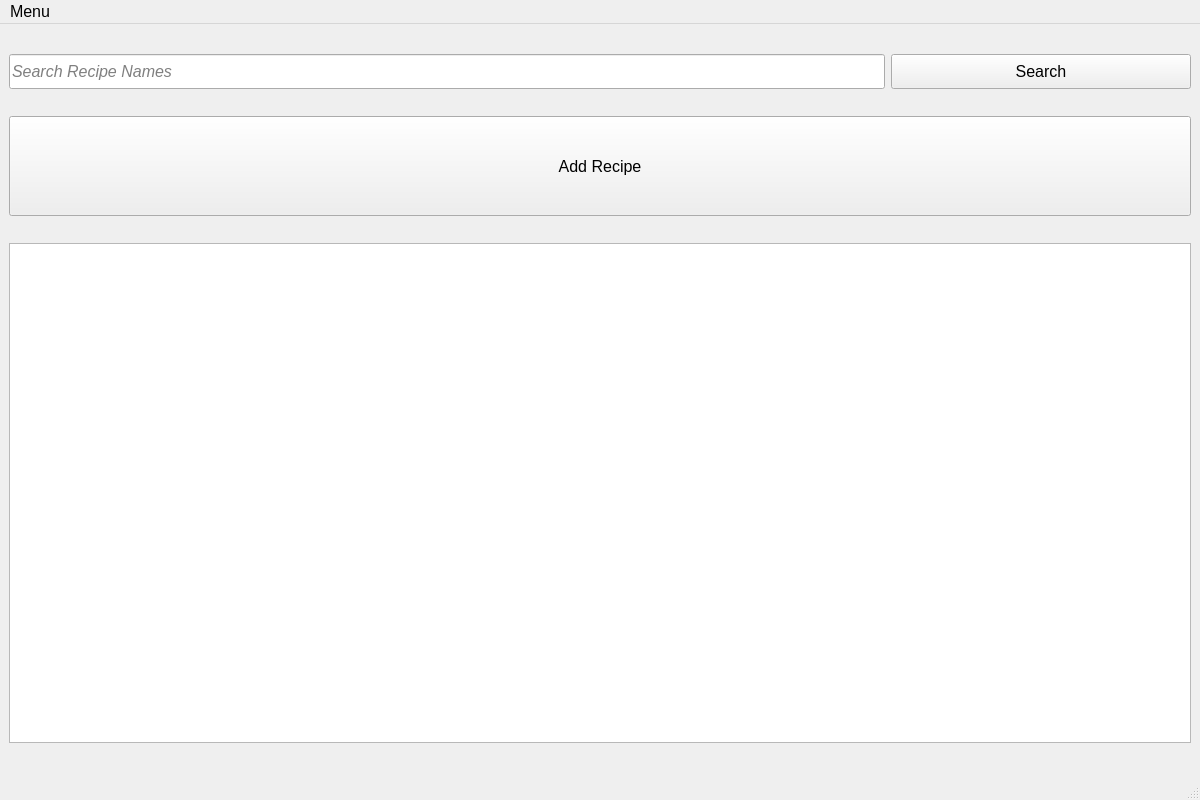
<?xml version="1.0" encoding="UTF-8"?>
<ui version="4.0">
 <class>HomePage</class>
 <widget class="QMainWindow" name="HomePage">
  <property name="geometry">
   <rect>
    <x>0</x>
    <y>0</y>
    <width>1200</width>
    <height>800</height>
   </rect>
  </property>
  <property name="minimumSize">
   <size>
    <width>800</width>
    <height>600</height>
   </size>
  </property>
  <property name="baseSize">
   <size>
    <width>1200</width>
    <height>800</height>
   </size>
  </property>
  <property name="font">
   <font>
    <family>Segoe UI</family>
    <pointsize>12</pointsize>
   </font>
  </property>
  <property name="windowTitle">
   <string>HomePage</string>
  </property>
  <property name="animated">
   <bool>false</bool>
  </property>
  <widget class="QWidget" name="centralwidget">
   <layout class="QVBoxLayout" name="verticalLayout">
    <item>
     <layout class="QHBoxLayout" name="horizontalLayout">
      <item>
       <widget class="QLineEdit" name="searchLine">
        <property name="minimumSize">
         <size>
          <width>0</width>
          <height>35</height>
         </size>
        </property>
        <property name="maximumSize">
         <size>
          <width>16777215</width>
          <height>35</height>
         </size>
        </property>
        <property name="font">
         <font>
          <italic>true</italic>
         </font>
        </property>
        <property name="placeholderText">
         <string>Search Recipe Names</string>
        </property>
       </widget>
      </item>
      <item>
       <widget class="QPushButton" name="mainSearchButton">
        <property name="minimumSize">
         <size>
          <width>300</width>
          <height>35</height>
         </size>
        </property>
        <property name="maximumSize">
         <size>
          <width>16777215</width>
          <height>35</height>
         </size>
        </property>
        <property name="text">
         <string>Search</string>
        </property>
        <property name="icon">
         <iconset>
          <normalon>:/resources/icons/magnifier.png</normalon>
         </iconset>
        </property>
        <property name="iconSize">
         <size>
          <width>30</width>
          <height>30</height>
         </size>
        </property>
       </widget>
      </item>
     </layout>
    </item>
    <item>
     <widget class="QPushButton" name="addRecipeButton">
      <property name="minimumSize">
       <size>
        <width>0</width>
        <height>100</height>
       </size>
      </property>
      <property name="font">
       <font>
        <family>Segoe UI</family>
        <pointsize>12</pointsize>
       </font>
      </property>
      <property name="text">
       <string>Add Recipe</string>
      </property>
      <property name="icon">
       <iconset>
        <normalon>:/resources/icons/plus.png</normalon>
       </iconset>
      </property>
      <property name="iconSize">
       <size>
        <width>30</width>
        <height>30</height>
       </size>
      </property>
     </widget>
    </item>
    <item>
     <widget class="QListWidget" name="recipeList">
      <property name="sizePolicy">
       <sizepolicy hsizetype="Expanding" vsizetype="MinimumExpanding">
        <horstretch>0</horstretch>
        <verstretch>0</verstretch>
       </sizepolicy>
      </property>
      <property name="minimumSize">
       <size>
        <width>0</width>
        <height>500</height>
       </size>
      </property>
      <property name="maximumSize">
       <size>
        <width>16777215</width>
        <height>500</height>
       </size>
      </property>
      <property name="frameShadow">
       <enum>QFrame::Raised</enum>
      </property>
      <property name="spacing">
       <number>0</number>
      </property>
     </widget>
    </item>
   </layout>
  </widget>
  <widget class="QStatusBar" name="statusbar"/>
  <widget class="QMenuBar" name="menuBar">
   <property name="geometry">
    <rect>
     <x>0</x>
     <y>0</y>
     <width>1200</width>
     <height>21</height>
    </rect>
   </property>
   <widget class="QMenu" name="menuMenu">
    <property name="title">
     <string>Menu</string>
    </property>
    <addaction name="actionNew_Recipe"/>
    <addaction name="actionSearch"/>
   </widget>
   <addaction name="menuMenu"/>
  </widget>
  <action name="actionNew_Recipe">
   <property name="icon">
    <iconset resource="Resources.qrc">
     <normaloff>:/resources/icons/plus.png</normaloff>:/resources/icons/plus.png</iconset>
   </property>
   <property name="text">
    <string>Add Recipe</string>
   </property>
  </action>
  <action name="actionSearch">
   <property name="icon">
    <iconset resource="Resources.qrc">
     <normaloff>:/resources/icons/magnifier.png</normaloff>:/resources/icons/magnifier.png</iconset>
   </property>
   <property name="text">
    <string>Search</string>
   </property>
  </action>
 </widget>
 <resources>
  <include location="Resources.qrc"/>
 </resources>
 <connections/>
</ui>
